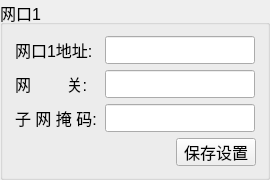
  <widget class="QGroupBox" name="wlan1Box">
   <property name="geometry">
    <rect>
     <x>680</x>
     <y>180</y>
     <width>270</width>
     <height>170</height>
    </rect>
   </property>
   <property name="font">
    <font>
     <pointsize>12</pointsize>
    </font>
   </property>
   <property name="title">
    <string>网口1</string>
   </property>
   <layout class="QVBoxLayout" name="verticalLayout_3">
    <item>
     <layout class="QHBoxLayout" name="horizontalLayout">
      <item>
       <widget class="QLabel" name="label_myip1">
        <property name="minimumSize">
         <size>
          <width>83</width>
          <height>28</height>
         </size>
        </property>
        <property name="maximumSize">
         <size>
          <width>83</width>
          <height>28</height>
         </size>
        </property>
        <property name="font">
         <font>
          <pointsize>12</pointsize>
         </font>
        </property>
        <property name="text">
         <string>网口1地址:</string>
        </property>
       </widget>
      </item>
      <item>
       <widget class="QLineEdit" name="m_myip1">
        <property name="sizePolicy">
         <sizepolicy hsizetype="Preferred" vsizetype="Preferred">
          <horstretch>0</horstretch>
          <verstretch>0</verstretch>
         </sizepolicy>
        </property>
        <property name="minimumSize">
         <size>
          <width>150</width>
          <height>28</height>
         </size>
        </property>
        <property name="maximumSize">
         <size>
          <width>150</width>
          <height>28</height>
         </size>
        </property>
        <property name="font">
         <font>
          <pointsize>12</pointsize>
         </font>
        </property>
        <property name="echoMode">
         <enum>QLineEdit::Normal</enum>
        </property>
       </widget>
      </item>
     </layout>
    </item>
    <item>
     <layout class="QHBoxLayout" name="horizontalLayout_15">
      <item>
       <widget class="QLabel" name="label_gateway1">
        <property name="minimumSize">
         <size>
          <width>83</width>
          <height>28</height>
         </size>
        </property>
        <property name="maximumSize">
         <size>
          <width>83</width>
          <height>28</height>
         </size>
        </property>
        <property name="font">
         <font>
          <pointsize>12</pointsize>
         </font>
        </property>
        <property name="text">
         <string>网        关: </string>
        </property>
       </widget>
      </item>
      <item>
       <widget class="QLineEdit" name="m_gateway1">
        <property name="enabled">
         <bool>true</bool>
        </property>
        <property name="sizePolicy">
         <sizepolicy hsizetype="Preferred" vsizetype="Preferred">
          <horstretch>0</horstretch>
          <verstretch>0</verstretch>
         </sizepolicy>
        </property>
        <property name="minimumSize">
         <size>
          <width>150</width>
          <height>28</height>
         </size>
        </property>
        <property name="maximumSize">
         <size>
          <width>150</width>
          <height>28</height>
         </size>
        </property>
        <property name="font">
         <font>
          <pointsize>12</pointsize>
         </font>
        </property>
        <property name="echoMode">
         <enum>QLineEdit::Normal</enum>
        </property>
       </widget>
      </item>
     </layout>
    </item>
    <item>
     <layout class="QHBoxLayout" name="horizontalLayout_4">
      <item>
       <widget class="QLabel" name="label_subnetMask1">
        <property name="minimumSize">
         <size>
          <width>83</width>
          <height>28</height>
         </size>
        </property>
        <property name="maximumSize">
         <size>
          <width>83</width>
          <height>28</height>
         </size>
        </property>
        <property name="font">
         <font>
          <pointsize>12</pointsize>
         </font>
        </property>
        <property name="text">
         <string>子 网 掩 码: </string>
        </property>
       </widget>
      </item>
      <item>
       <widget class="QLineEdit" name="m_subnetMask1">
        <property name="sizePolicy">
         <sizepolicy hsizetype="Preferred" vsizetype="Preferred">
          <horstretch>0</horstretch>
          <verstretch>0</verstretch>
         </sizepolicy>
        </property>
        <property name="minimumSize">
         <size>
          <width>150</width>
          <height>28</height>
         </size>
        </property>
        <property name="maximumSize">
         <size>
          <width>150</width>
          <height>28</height>
         </size>
        </property>
        <property name="font">
         <font>
          <pointsize>12</pointsize>
         </font>
        </property>
        <property name="echoMode">
         <enum>QLineEdit::Normal</enum>
        </property>
       </widget>
      </item>
     </layout>
    </item>
    <item>
     <layout class="QHBoxLayout" name="horizontalLayout_16">
      <item>
       <spacer name="horizontalSpacer">
        <property name="orientation">
         <enum>Qt::Horizontal</enum>
        </property>
        <property name="sizeHint" stdset="0">
         <size>
          <width>40</width>
          <height>20</height>
         </size>
        </property>
       </spacer>
      </item>
      <item>
       <widget class="QPushButton" name="pushButton_saveWlan1">
        <property name="minimumSize">
         <size>
          <width>0</width>
          <height>28</height>
         </size>
        </property>
        <property name="maximumSize">
         <size>
          <width>16777215</width>
          <height>28</height>
         </size>
        </property>
        <property name="font">
         <font>
          <pointsize>12</pointsize>
         </font>
        </property>
        <property name="text">
         <string>保存设置</string>
        </property>
       </widget>
      </item>
     </layout>
    </item>
   </layout>
  </widget>
